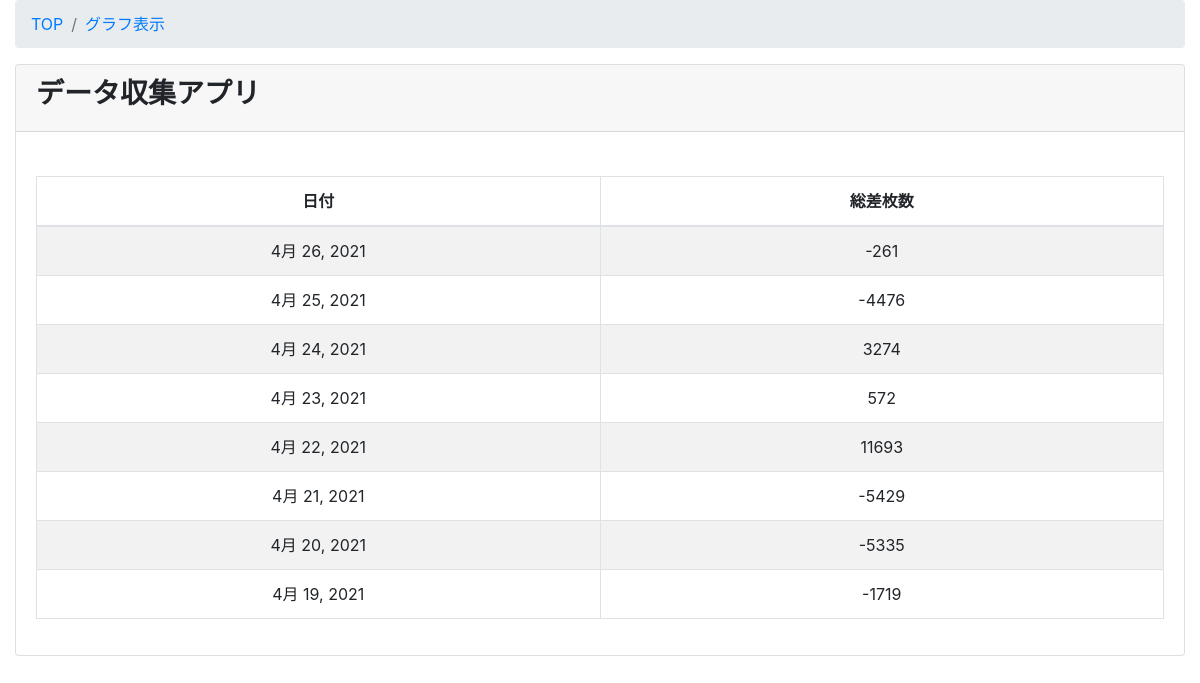
The page /scrape_ps/total_pay/ on the database as committed earlier.
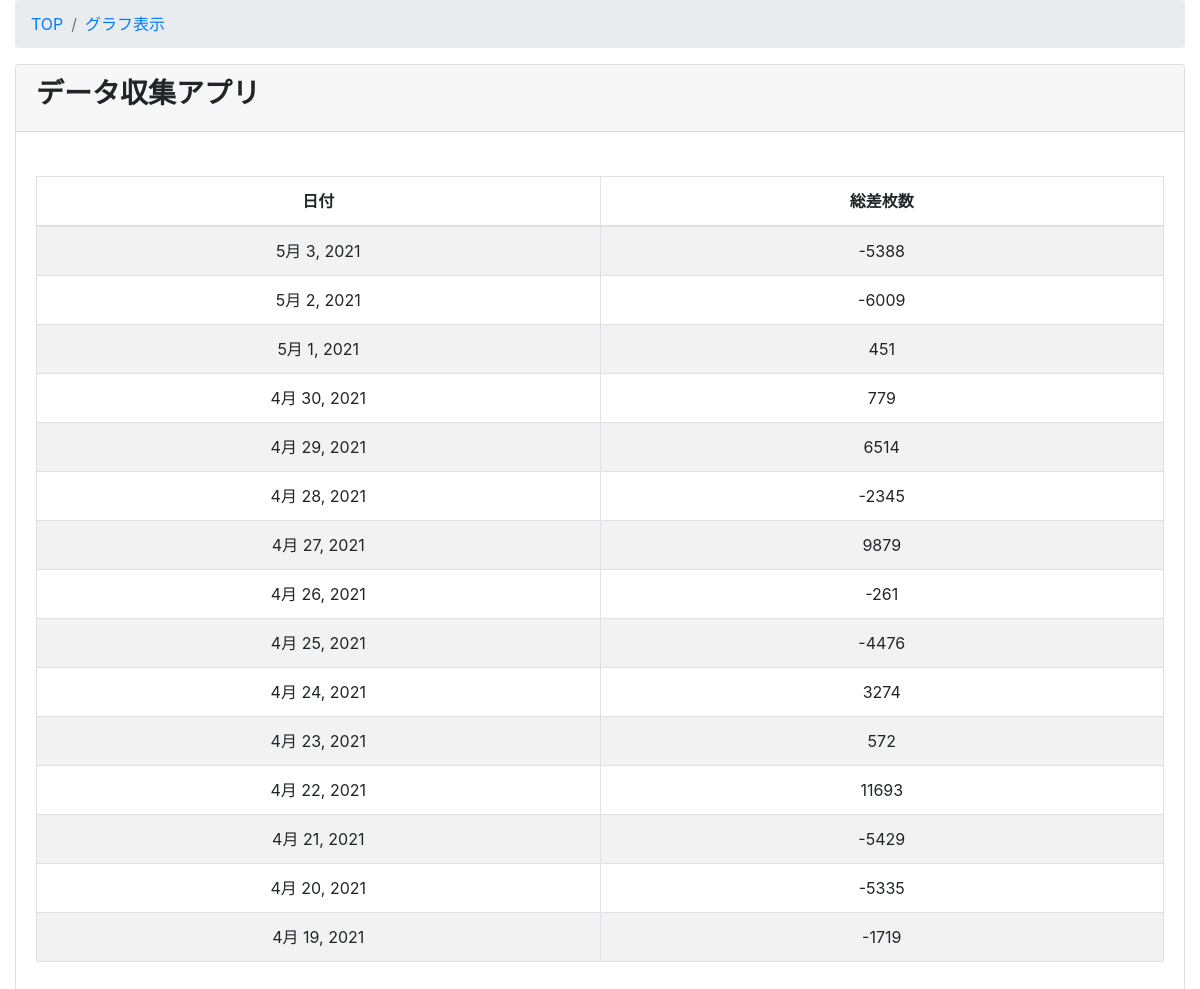
The same page on the database as committed later.
### pss/models.py (models this page shows)
class TotalPay(models.Model):
    class Meta:
        db_table = 'pay'
        verbose_name='差枚数'
        verbose_name_plural ='差枚数'
    total_pay = models.IntegerField(verbose_name='総差枚数')
    date = models.DateField(verbose_name='日付', default=datetime.now())

### pss/views.py (the view)
# urls.py: path('total_pay/', views.TotalPayView.as_view(), name='total_pay'),
class TotalPayView(ListView):
    model = TotalPay
    template_name = 'scrape_ps/total_pay.html'
    def queryset(self):
        return TotalPay.objects.all().order_by('-date')

### pss/templates/scrape_ps/total_pay.html
{% extends 'scrape_ps/base.html' %}
{% block content %}
<div class="content-wrapper">
    <div class="container-fluid">
        <ol class="breadcrumb">
            <li class="breadcrumb-item">
                <a href="{% url 'scrape_ps:pss_list' %}">TOP</a>
            </li>
            <li class="breadcrumb-item active"><a href="{% url 'scrape_ps:pss_list' %}">グラフ表示</a></li>
        </ol>
        <div class="card mb-3">
            <div class="card-header">
                <h3><b>データ収集アプリ</b></h3>
            </div>
            <div class="card-body">
                <div class="table-responsive">
                    <table width="100%" class="table table-striped table-bordered table-hover">
                        <thead>
                            <tr>
                                <th class="text-center">日付</th>
                                <th class="text-center">総差枚数</th>
                            </tr>
                        </thead>
                        <tbody>
                            {% for item in object_list %}
                            <tr class="odd gradeX text-center">
                                <td class="text-center" width="100">{{item.date}}
                                </td>
                                <td class="text-center" width="100">{{item.total_pay}}
                                </td>
                            </tr>
                            {% endfor %}
                        </tbody>
                    </table>
                </div>
            </div>
        </div>
    </div>
</div>
{% endblock content %}

### pss/templates/scrape_ps/base.html (shortened to what this page needs)
<!doctype html>
<html>
<head>
    <link rel="stylesheet" href="https://maxcdn.bootstrapcdn.com/bootstrap/4.0.0-beta.2/css/bootstrap.min.css">
    <link rel="stylesheet" href="https://cdn.datatables.net/t/bs-3.3.6/jqc-1.12.0,dt-1.10.11/datatables.min.css" />
<body>
    {% block content %}{% endblock %}
</body>
</html>

Rows that differ between the two databases and show on the page:
added TotalPay: date "5月 3, 2021", total_pay "-5388"
added TotalPay: date "5月 2, 2021", total_pay "-6009"
added TotalPay: date "5月 1, 2021", total_pay "451"
added TotalPay: date "4月 30, 2021", total_pay "779"
added TotalPay: date "4月 29, 2021", total_pay "6514"
added TotalPay: date "4月 28, 2021", total_pay "-2345"
added TotalPay: date "4月 27, 2021", total_pay "9879"
